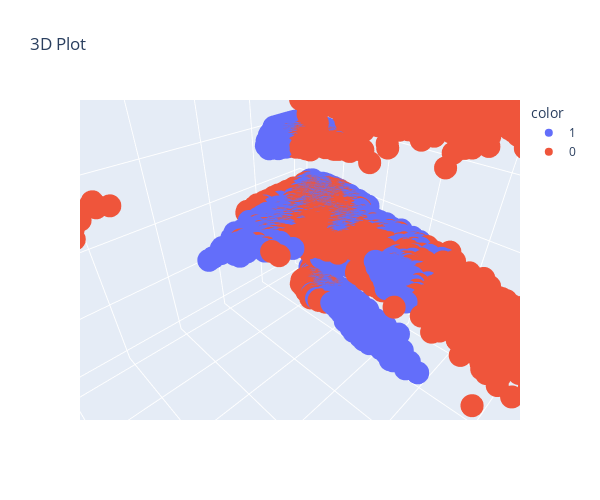

Write notebook code for a chart like this one.
### Code cell
import plotly.express as px

fig = px.scatter_3d(data_hongo, 
                    title = "3D Plot",
                    x = 'cap-diameter', 
                    y = 'stem-height', 
                    z = 'cap-shape', 
                    color = data_hongo['class'].astype('str'))
fig.update_layout(
                  width=600,
                  height=500)
fig.show()

### Figure 1 — Plotly figure (JSON) as saved in the notebook; plotly's stock layout.template omitted (floating-point values rounded to 4 significant figures; data arrays with more than 128 entries replaced by an {"elided": "..."} marker saying what was removed)
{"data": [{"hovertemplate": "color=1<br>cap-diameter=%{x}<br>stem-height=%{y}<br>cap-shape=%{z}<extra></extra>", "legendgroup": "1", "marker": {"color": "#636efa", "symbol": "circle"}, "mode": "markers", "name": "1", "scene": "scene", "showlegend": true, "type": "scatter3d", "x": {"elided": "33888 float values"}, "y": {"elided": "33888 float values"}, "z": {"elided": "33888 int values"}}, {"hovertemplate": "color=0<br>cap-diameter=%{x}<br>stem-height=%{y}<br>cap-shape=%{z}<extra></extra>", "legendgroup": "0", "marker": {"color": "#EF553B", "symbol": "circle"}, "mode": "markers", "name": "0", "scene": "scene", "showlegend": true, "type": "scatter3d", "x": {"elided": "27181 float values"}, "y": {"elided": "27181 float values"}, "z": {"elided": "27181 int values"}}], "layout": {"height": 500, "legend": {"title": {"text": "color"}, "tracegroupgap": 0}, "scene": {"aspectmode": "auto", "aspectratio": {"x": 1, "y": 1, "z": 1}, "camera": {"center": {"x": 0, "y": 0, "z": 0}, "eye": {"x": 0.2957, "y": 0.2957, "z": 0.2957}, "projection": {"type": "perspective"}, "up": {"x": 0, "y": 0, "z": 1}}, "domain": {"x": [0, 1], "y": [0, 1]}, "xaxis": {"title": {"text": "cap-diameter"}, "type": "linear"}, "yaxis": {"title": {"text": "stem-height"}, "type": "linear"}, "zaxis": {"title": {"text": "cap-shape"}, "type": "linear"}}, "title": {"text": "3D Plot"}, "width": 600}}
